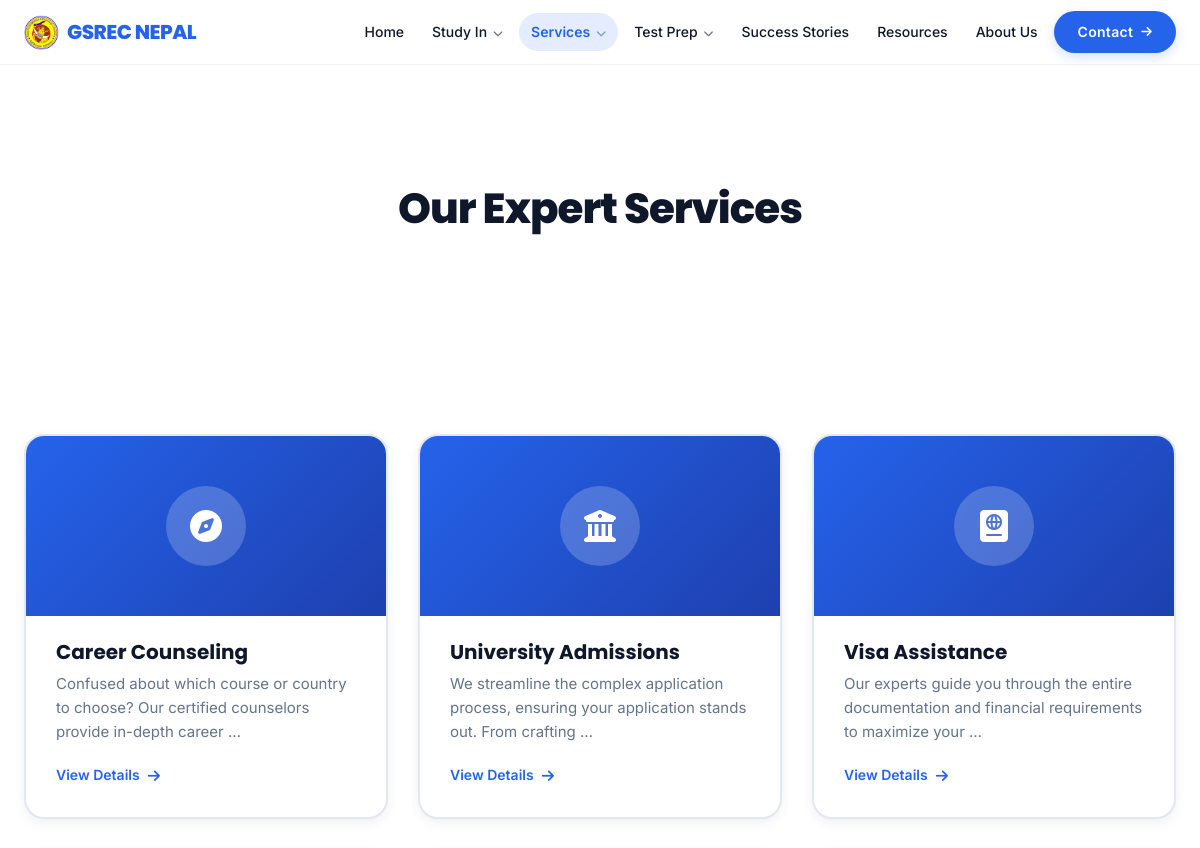
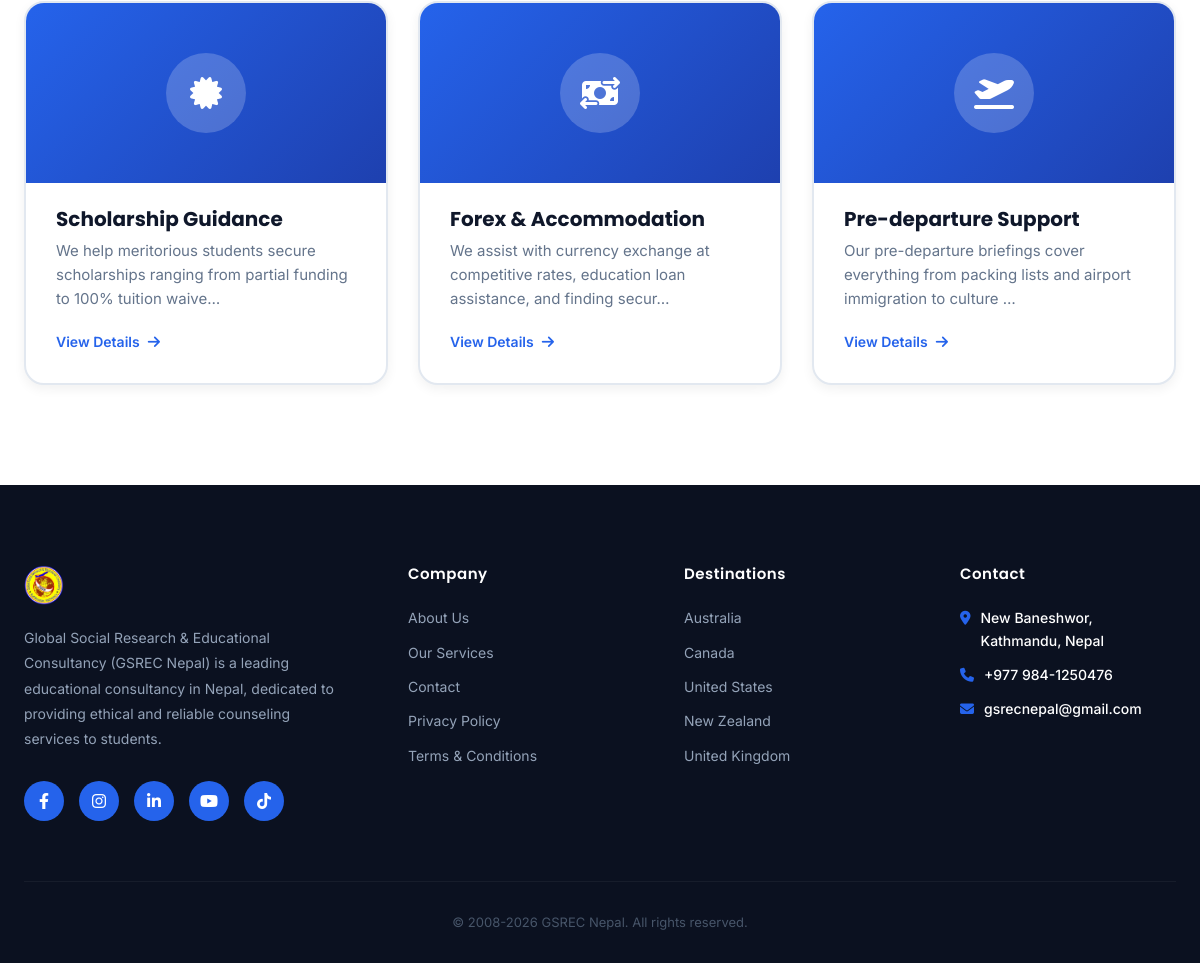
Page /services/ on the committed database (2 pictures, top to bottom).
### core/models.py (models this page shows, shortened)
class SiteSettings(models.Model):
    site_name = models.CharField(max_length=100, default="GSREC NEPAL")
    logo = models.ImageField(upload_to='site/', blank=True, null=True, help_text="Main logo for Header")
    footer_logo = models.ImageField(upload_to='site/', blank=True, null=True, help_text="Logo for Footer. Defaults to main logo if not set.")
    favicon = models.ImageField(upload_to='site/', blank=True, null=True)
    footer_description = models.TextField(blank=True, default="Global Student Research & Educational Consultancy (GSREC Nepal) is a leading educational consultancy in Nepal, dedicated to providing ethical and reliable counseling services to students.")
    address = models.CharField(max_length=200, default="New Baneshwor, Kathmandu, Nepal")
    address_link = models.URLField(blank=True, null=True, help_text="Direct Google Maps link for the address")
    phone = models.CharField(max_length=50, default="+977 1-4244XXX")
    email = models.EmailField(default="info@gsrecnepal.com")
    facebook_link = models.URLField(blank=True, null=True)
    twitter_link = models.URLField(blank=True, null=True)
    instagram_link = models.URLField(blank=True, null=True)
    linkedin_link = models.URLField(blank=True, null=True)
    youtube_link = models.URLField(blank=True, null=True)
    tiktok_link = models.URLField(blank=True, null=True)
    footer_company_title = models.CharField(max_length=50, default="Company")
    footer_destinations_title = models.CharField(max_length=50, default="Destinations")
    footer_contact_title = models.CharField(max_length=50, default="Contact")
    class Meta:
        verbose_name_plural = "Site Settings"

class ListingPageSettings(models.Model):
    destinations_title = models.CharField(max_length=100, default="All Study Destinations")
    destinations_subtitle = models.TextField(default="Explore the best countries for international education. We provide end-to-end support.")
    services_title = models.CharField(max_length=100, default="Our Expert Services")
    services_subtitle = models.TextField(default="", blank=True)
    test_prep_title = models.CharField(max_length=100, default="Standardized Test Preparation")
    test_prep_subtitle = models.TextField(default="", blank=True)
    resources_title = models.CharField(max_length=100, default="Resources Center")
    resources_subtitle = models.TextField(default="", blank=True)
    success_stories_title = models.CharField(max_length=100, default="Success Stories")
    success_stories_subtitle = models.TextField(default="Hear from our students who are now studying at their dream universities across the globe.")
    class Meta:
        verbose_name_plural = "Listing Page Settings"

class Service(models.Model):
    slug = models.SlugField(unique=True, blank=True)
    title = models.CharField(max_length=100)
    icon_class = models.CharField(max_length=50, help_text="FontAwesome class e.g., fa-compass")
    intro = models.TextField()
    features = models.JSONField(default=list, help_text="List of features")
    process = models.TextField(blank=True, null=True)
    order = models.IntegerField(default=0)
    class Meta:
        ordering = ['order', 'title']

class Country(models.Model):
    slug = models.SlugField(unique=True, blank=True)
    name = models.CharField(max_length=100)
    flag_emoji = models.CharField(max_length=10, blank=True, null=True, help_text="Emoji flag or similar")
    background_image = models.ImageField(upload_to='countries/', blank=True, null=True)
    intro = models.TextField()
    facts = models.JSONField(default=list, help_text="List of facts")
    universities = models.JSONField(default=list, help_text="List of top universities")
    order = models.IntegerField(default=0)
    class Meta:
        verbose_name_plural = "Countries"
        ordering = ['order', 'name']

### core/views.py (the view)
# urls.py: path('services/', views.service_list, name='service_list'),
def service_list(request):
    services = Service.objects.all()
    listing_settings = ListingPageSettings.objects.first()
    return render(request, 'core/service_list.html', {'services': services, 'listing_settings': listing_settings})

### core/templates/core/service_list.html (shortened to what this page needs)
{% extends 'core/base.html' %}
{% load static %}
{% block content %}
<section style="padding: 120px 0 80px; background: white; text-align: center;">
    <div class="container">
        <h1 style="font-size: 42px; font-weight: 800; color: var(--dark); margin-bottom: 20px; letter-spacing: -1px;">
            {{ listing_settings.services_title|default:"Our Expert Services" }}</h1>
    </div>
</section>
<section class="content-section">
    <div class="container">
        <div class="grid-responsive">
            {% for service in services %}
            <a href="{% url 'service_detail' service.slug %}" class="feature-card">
                <div
                    style="height: 180px; background: linear-gradient(135deg, var(--primary) 0%, var(--primary-dark) 100%); display: flex; align-items: center; justify-content: center;">
                    <div
                        style="width: 80px; height: 80px; background: rgba(255,255,255,0.2); border-radius: 50%; display: flex; align-items: center; justify-content: center;">
                        <i class="fa-solid {{ service.icon_class }}" style="font-size: 32px; color: white;"></i>
                    </div>
                </div>
                <div style="padding: 24px 30px 30px; flex: 1; display: flex; flex-direction: column;">
                    <h3 style="font-size: 20px; font-weight: 700; margin-bottom: 8px; color: var(--dark);">
                        {{service.title }}</h3>
                    <p style="color: var(--gray); margin-bottom: 20px; font-size: 15px; line-height: 1.6; flex: 1;">
                        {{service.intro|truncatechars:100 }}</p>
                    <div
                        style="background: transparent; border: none; color: var(--primary); font-weight: 600; cursor: pointer; display: flex; align-items: center; gap: 8px; font-size: 14px;">
                        View Details <i class="fa-solid fa-arrow-right"></i></div>
                </div>
            </a>
            {% endfor %}
        </div>
    </div>
</section>
{% endblock %}

### core/templates/core/base.html (shortened to what this page needs)
{% load static %}
<!DOCTYPE html>
<html lang="en">
<head>
    <link rel="stylesheet" href="https://cdnjs.cloudflare.com/ajax/libs/font-awesome/6.4.0/css/all.min.css">
    <link rel="stylesheet" href="{% static 'core/css/style.css' %}">
    <link rel="stylesheet" href="{% static 'core/css/components.css' %}">
</head>
<body>
    <header class="site-header">
        <div class="container">
            <nav style="display: flex; justify-content: space-between; align-items: center; height: 64px;">
                <a href="{% url 'index' %}" class="site-logo">
                    {% if site_settings.logo %}
                    <img src="{{ site_settings.logo.url }}" alt="{{ site_settings.site_name }}" style="height: 35px;">
                    {% else %}
                    <div class="logo-icon">
                        <i class="fa-solid fa-graduation-cap"></i>
                    </div>
                    {% endif %}
                    GSREC NEPAL
                </a>
                <div class="nav-links-container">
                    <div class="nav-item-wrapper">
                        <a href="{% url 'index' %}"
                            class="nav-item {% if request.resolver_match.url_name == 'index' %}active{% endif %}">
                            Home
                        </a>
                    </div>
                    <div class="nav-item-wrapper dropdown-wrapper">
                        <div class="nav-item {% if 'study' in request.path %}active{% endif %}">
                            <a href="{% url 'destination_list' %}" class="dropdown-text">Study In</a>
                            <span class="dropdown-chevron"><i class="fa-solid fa-chevron-down"></i></span>
                        </div>
                    </div>
                    <div class="nav-item-wrapper dropdown-wrapper">
                        <div class="nav-item {% if 'services' in request.path %}active{% endif %}">
                            <a href="{% url 'service_list' %}" class="dropdown-text">Services</a>
                            <span class="dropdown-chevron"><i class="fa-solid fa-chevron-down"></i></span>
                        </div>
                    </div>
                    <div class="nav-item-wrapper dropdown-wrapper">
                        <div class="nav-item {% if 'test-prep' in request.path %}active{% endif %}">
                            <a href="{% url 'test_prep_list' %}" class="dropdown-text">Test Prep</a>
                            <span class="dropdown-chevron"><i class="fa-solid fa-chevron-down"></i></span>
                        </div>
                    </div>
                    <div class="nav-item-wrapper">
                        <a href="{% url 'success_stories' %}"
                            class="nav-item {% if request.resolver_match.url_name == 'success_stories' %}active{% endif %}">
                            Success Stories
                        </a>
                    </div>
                    <div class="nav-item-wrapper">
                        <a href="{% url 'resources' %}"
                            class="nav-item {% if request.resolver_match.url_name == 'resources' %}active{% endif %}">
                            Resources
                        </a>
                    </div>
                    <div class="nav-item-wrapper">
                        <a href="{% url 'about' %}"
                            class="nav-item {% if request.resolver_match.url_name == 'about' %}active{% endif %}">
                            About Us
                        </a>
                    </div>
                    <a href="{% url 'contact' %}" class="btn-primary contact-btn">
                        Contact <i class="fa-solid fa-arrow-right" style="font-size: 12px"></i>
                    </a>
                </div>
        </div>
    </header>
    <main>
        {% block content %}
        {% endblock %}
    </main>
    <footer class="site-footer">
        <div class="container">
            <div class="footer-grid" style="margin-bottom: 60px;">
                <div>
                    <div class="site-logo footer-logo" style="color: white; margin-bottom: 20px;">
                        {% if site_settings.footer_logo %}
                        <img src="{{ site_settings.footer_logo.url }}" alt="{{ site_settings.site_name }}"
                            style="height: 40px;">
                        {% elif site_settings.logo %}
                        <img src="{{ site_settings.logo.url }}" alt="{{ site_settings.site_name }}"
                            style="height: 40px;">
                        {% else %}
                        <div class="logo-icon">
                            <i class="fa-solid fa-graduation-cap" style="font-size: 14px;"></i>
                        </div>
                        GSREC
                        {% endif %}
                    </div>
                    <p style="color: #94A3B8; font-size: 14px; line-height: 1.8;">
                        {{ site_settings.footer_description }}
                    </p>
                    <div style="display: flex; gap: 15px; margin-top: 30px;">
                        {% if site_settings.facebook_link %}
                        <a href="{{ site_settings.facebook_link }}" target="_blank" class="social-icon"><i
                                class="fa-brands fa-facebook-f"></i></a>
                        {% endif %}
                        {% if site_settings.instagram_link %}
                        <a href="{{ site_settings.instagram_link }}" target="_blank" class="social-icon"><i
                                class="fa-brands fa-instagram"></i></a>
                        {% endif %}
                        {% if site_settings.linkedin_link %}
                        <a href="{{ site_settings.linkedin_link }}" target="_blank" class="social-icon"><i
                                class="fa-brands fa-linkedin-in"></i></a>
                        {% endif %}
                        {% if site_settings.youtube_link %}
                        <a href="{{ site_settings.youtube_link }}" target="_blank" class="social-icon"><i
                                class="fa-brands fa-youtube"></i></a>
                        {% endif %}
                        {% if site_settings.tiktok_link %}
                        <a href="{{ site_settings.tiktok_link }}" target="_blank" class="social-icon"><i
                                class="fa-brands fa-tiktok"></i></a>
                        {% endif %}
                    </div>
                </div>
                <div>
                    <h4 class="footer-heading">{{ site_settings.footer_company_title|default:"Company" }}</h4>
                    <a href="{% url 'about' %}" class="footer-link">About Us</a>
                    <a href="{% url 'service_list' %}" class="footer-link">Our Services</a>
                    <a href="{% url 'contact' %}" class="footer-link">Contact</a>
                    <a href="{% url 'legal_page_detail' 'privacy-policy' %}" class="footer-link">Privacy Policy</a>
                    <a href="{% url 'legal_page_detail' 'terms-and-conditions' %}" class="footer-link">Terms &
                        Conditions</a>
                </div>
                <div>
                    <h4 class="footer-heading">{{ site_settings.footer_destinations_title|default:"Destinations" }}</h4>
                    {% for country in global_countries|slice:":5" %}
                    <a href="{% url 'destination_detail' country.slug %}" class="footer-link">{{ country.name }}</a>
                    {% endfor %}
                </div>
                <div>
                    <h4 class="footer-heading">{{ site_settings.footer_contact_title|default:"Contact" }}</h4>
                    <a href="{{ site_settings.address_link|default:'#' }}" target="_blank"
                        class="interactive-link footer-contact-item" style="display: flex; gap: 10px; color: inherit;">
                        <i class="fa-solid fa-location-dot" style="margin-top: 4px;"></i>
                        {{ site_settings.address }}
                    </a>
                    <a href="tel:{{ site_settings.phone }}" class="interactive-link footer-contact-item"
                        style="display: flex; gap: 10px; color: inherit;">
                        <i class="fa-solid fa-phone" style="margin-top: 4px;"></i>
                        {{ site_settings.phone }}
                    </a>
                    <a href="mailto:{{ site_settings.email }}" class="interactive-link footer-contact-item"
                        style="display: flex; gap: 10px; color: inherit;">
                        <i class="fa-solid fa-envelope" style="margin-top: 4px;"></i>
                        {{ site_settings.email }}
                    </a>
                </div>
            </div>
            <div
                style="text-align: center; padding-top: 30px; border-top: 1px solid rgba(255,255,255,0.05); color: #475569; font-size: 13px;">
                <a href="https://suprimkarki.com.np" style="color: inherit; text-decoration: none;">&copy;</a>
                2008-<span id="currentYear"></span> GSREC Nepal. All rights reserved.
            </div>
        </div>
    </footer>
</body>
</html>

### rows in the picture
SiteSettings: logo (picture), footer_logo (picture), footer_description "Global Social Research & Educational Consultancy (GSREC Nepal) is a leading educational consultancy in Nepal, dedicated to providing ethical and reliable counseling services to students.", footer_company_title "Company", footer_destinations_title "Destinations", footer_contact_title "Contact", address "New Baneshwor, Kathmandu, Nepal", phone "+977 984-1250476", email "gsrecnepal@gmail.com"
ListingPageSettings: services_title "Our Expert Services"
Service: title "Career Counseling", intro "Confused about which course or country to choose? Our certified counselors provide in-depth career …"
Service: title "University Admissions", intro "We streamline the complex application process, ensuring your application stands out. From crafting …"
Service: title "Visa Assistance", intro "Our experts guide you through the entire documentation and financial requirements to maximize your …"
Service: title "Scholarship Guidance", intro "We help meritorious students secure scholarships ranging from partial funding to 100% tuition waive…"
Service: title "Forex & Accommodation", intro "We assist with currency exchange at competitive rates, education loan assistance, and finding secur…"
Service: title "Pre-departure Support", intro "Our pre-departure briefings cover everything from packing lists and airport immigration to culture …"
Country: name "Australia"
Country: name "Canada"
Country: name "United States"
Country: name "New Zealand"
Country: name "United Kingdom"
